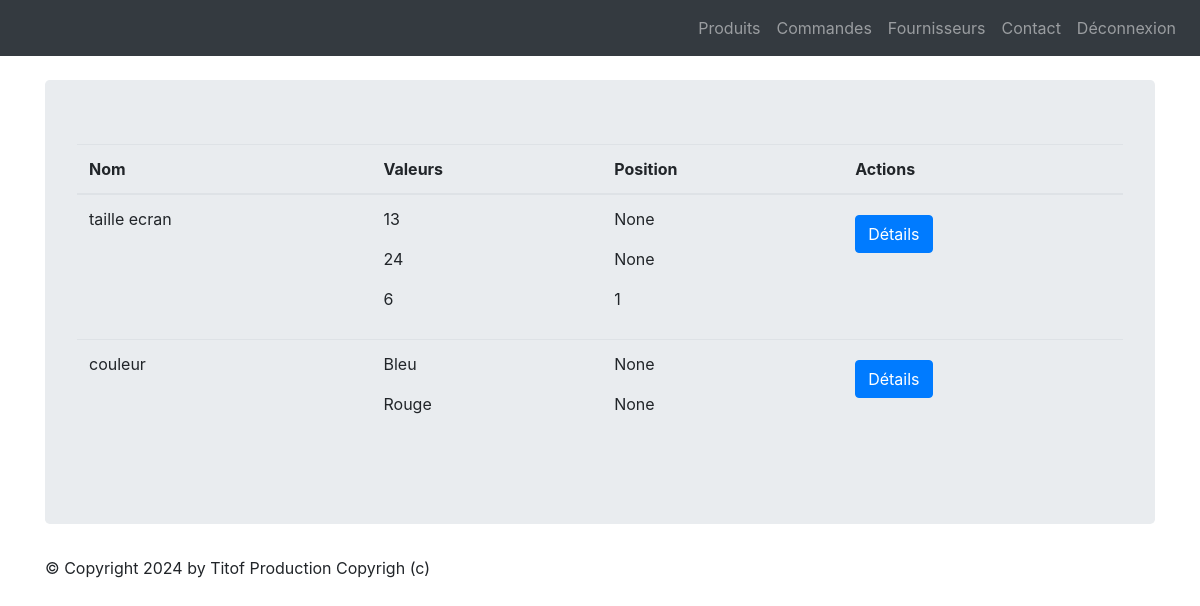
Page /LesProduits/attributes/ (signed in) on the committed database.
### LesProduits/models.py (models this page shows, shortened)
class ProductAttribute(models.Model):
    class Meta:
        verbose_name = "Attribut"
    name =  models.CharField(max_length=100)

class ProductAttributeValue(models.Model):
    class Meta:
        verbose_name = "Valeur attribut"
        ordering = ['position']
    value              = models.CharField(max_length=100)
    product_attribute  = models.ForeignKey('ProductAttribute', verbose_name="Unité", on_delete=models.CASCADE)
    position           = models.PositiveSmallIntegerField("Position", null=True, blank=True)

### LesProduits/views.py (the view)
# urls.py: path('attributes/', views.ProductAttributeListView.as_view(), name='attribute-list'),
class ProductAttributeListView(LoginRequiredMixin, ListView):
    model = ProductAttribute
    template_name = "list_attributes.html"
    context_object_name = "productattributes"
    login_url = '/login/'
    def get_queryset(self ):
        return ProductAttribute.objects.all().prefetch_related('productattributevalue_set')
    def get_context_data(self, **kwargs):
        context = super(ProductAttributeListView, self).get_context_data(**kwargs)
        context['titremenu'] = "Liste des attributs"
        return context

### LesProduits/templates/list_attributes.html
{% extends 'base.html' %}
{% block contenu %}
<table class="table">
    <thead>
        <th>Nom</th>
        <th>Valeurs</th>
        <th>Position</th>
        <th>Actions</th>
    </thead>
    <tbody>
        {% for attribute in productattributes %}
        <tr>
            <td>{{ attribute.name}}</td>
            <td>
                {% for value in attribute.productattributevalue_set.all %}
                <p>{{ value.value }}</p>
                {% empty %}
                <p>Aucune valeur</p>
                {% endfor %}
            </td>
            <td>
                {% for value in attribute.productattributevalue_set.all %}
                <p>{{ value.position }}</p>
                {% empty %}
                <p>Aucune valeur</p>
                {% endfor %}
            </td>
            <td>
                <a href="{% url 'attribute-detail' attribute.id %}" class="btn btn-primary mt-2">Détails</a>
            </td>
        </tr>
        {% endfor %}
    </tbody>
</table>
{% endblock %}

### LesProduits/static/css/styles.css (style rules this page uses)
a { color:white; }

### rows in the picture
ProductAttribute: name "taille ecran"
ProductAttributeValue: value "13", position "None"
ProductAttributeValue: value "24", position "None"
ProductAttributeValue: value "6", position "1"
ProductAttribute: name "couleur"
ProductAttributeValue: value "Bleu", position "None"
ProductAttributeValue: value "Rouge", position "None"
